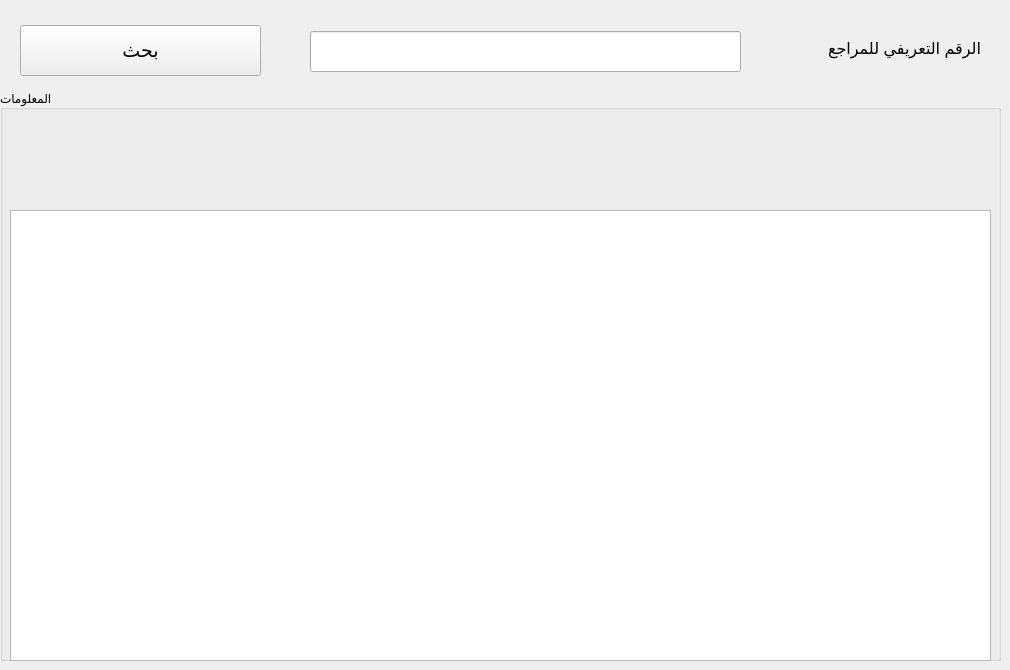
      <widget class="QWidget" name="tab_18">
       <attribute name="title">
        <string>معلومات المراجع</string>
       </attribute>
       <widget class="QLabel" name="label_53">
        <property name="geometry">
         <rect>
          <x>780</x>
          <y>23</y>
          <width>201</width>
          <height>51</height>
         </rect>
        </property>
        <property name="font">
         <font>
          <family>Segoe UI</family>
          <pointsize>12</pointsize>
          <weight>50</weight>
          <bold>false</bold>
         </font>
        </property>
        <property name="text">
         <string>الرقم التعريفي للمراجع</string>
        </property>
       </widget>
       <widget class="QLineEdit" name="lineEdit_30">
        <property name="geometry">
         <rect>
          <x>310</x>
          <y>31</y>
          <width>431</width>
          <height>41</height>
         </rect>
        </property>
        <property name="font">
         <font>
          <pointsize>13</pointsize>
         </font>
        </property>
        <property name="placeholderText">
         <string/>
        </property>
       </widget>
       <widget class="QPushButton" name="pushButton_29">
        <property name="geometry">
         <rect>
          <x>20</x>
          <y>25</y>
          <width>241</width>
          <height>51</height>
         </rect>
        </property>
        <property name="font">
         <font>
          <family>Segoe UI</family>
          <pointsize>14</pointsize>
         </font>
        </property>
        <property name="text">
         <string>بحث</string>
        </property>
       </widget>
       <widget class="QGroupBox" name="groupBox_10">
        <property name="geometry">
         <rect>
          <x>0</x>
          <y>90</y>
          <width>1001</width>
          <height>571</height>
         </rect>
        </property>
        <property name="title">
         <string>المعلومات</string>
        </property>
        <widget class="QTableWidget" name="tableWidget">
         <property name="geometry">
          <rect>
           <x>10</x>
           <y>120</y>
           <width>981</width>
           <height>451</height>
          </rect>
         </property>
        </widget>
       </widget>
      </widget>
